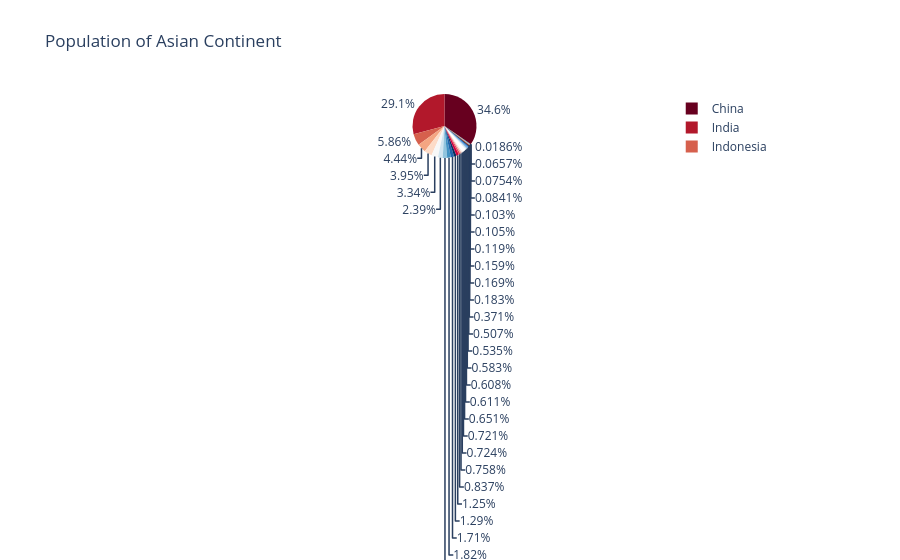

This figure's notebook cell:
### Code cell
px.pie(df_asia,
       values = 'pop',
       names = 'country',
       title = 'Population of Asian Continent',
       color_discrete_sequence = px.colors.sequential.RdBu)

### Figure 1 — Plotly figure (JSON) as saved in the notebook; plotly's stock layout.template omitted (floating-point values rounded to 4 significant figures)
{"data": [{"domain": {"x": [0, 1], "y": [0, 1]}, "hovertemplate": "country=%{label}<br>pop=%{value}<extra></extra>", "labels": ["Afghanistan", "Bahrain", "Bangladesh", "Cambodia", "China", "Hong Kong, China", "India", "Indonesia", "Iran", "Iraq", "Israel", "Japan", "Jordan", "Korea, Dem. Rep.", "Korea, Rep.", "Kuwait", "Lebanon", "Malaysia", "Mongolia", "Myanmar", "Nepal", "Oman", "Pakistan", "Philippines", "Saudi Arabia", "Singapore", "Sri Lanka", "Syria", "Taiwan", "Thailand", "Vietnam", "West Bank and Gaza", "Yemen, Rep."], "legendgroup": "", "name": "", "showlegend": true, "type": "pie", "values": [31889923, 708573, 150448339, 14131858, 1318683096, 6980412, 1110396331, 223547000, 69453570, 27499638, 6426679, 127467972, 6053193, 23301725, 49044790, 2505559, 3921278, 24821286, 2874127, 47761980, 28901790, 3204897, 169270617, 91077287, 27601038, 4553009, 20378239, 19314747, 23174294, 65068149, 85262356, 4018332, 22211743]}], "layout": {"legend": {"tracegroupgap": 0}, "piecolorway": ["rgb(103,0,31)", "rgb(178,24,43)", "rgb(214,96,77)", "rgb(244,165,130)", "rgb(253,219,199)", "rgb(247,247,247)", "rgb(209,229,240)", "rgb(146,197,222)", "rgb(67,147,195)", "rgb(33,102,172)", "rgb(5,48,97)"], "title": {"text": "Population of Asian Continent"}}}
